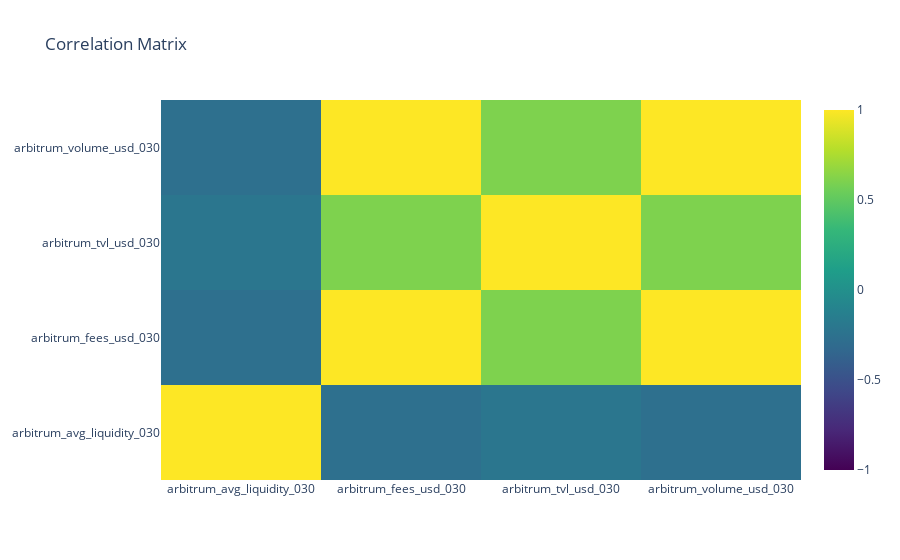

Notebook code cell kept with this figure:
### Code cell
weth_zro_corr_matrix = corr_matrix_graph(weth_zro, '030')

### Figure 1 — Plotly figure (JSON) as saved in the notebook; plotly's stock layout.template omitted (floating-point values rounded to 4 significant figures)
{"data": [{"colorscale": [[0, "#440154"], [0.1111, "#482878"], [0.2222, "#3e4989"], [0.3333, "#31688e"], [0.4444, "#26828e"], [0.5556, "#1f9e89"], [0.6667, "#35b779"], [0.7778, "#6ece58"], [0.8889, "#b5de2b"], [1, "#fde725"]], "type": "heatmap", "x": ["arbitrum_avg_liquidity_030", "arbitrum_fees_usd_030", "arbitrum_tvl_usd_030", "arbitrum_volume_usd_030"], "y": ["arbitrum_avg_liquidity_030", "arbitrum_fees_usd_030", "arbitrum_tvl_usd_030", "arbitrum_volume_usd_030"], "z": [[1, -0.2654, -0.2148, -0.2654], [-0.2654, 1, 0.6048, 1.0], [-0.2148, 0.6048, 1, 0.6048], [-0.2654, 1.0, 0.6048, 1]], "zmax": 1, "zmin": -1}], "layout": {"title": {"text": "Correlation Matrix"}, "xaxis": {"nticks": 36}}}
